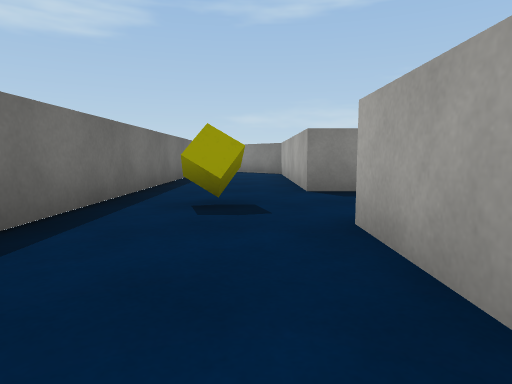
[1] (above)

23 first-person views from a walk through a scene from a Unity 3-D project. The camera is 0.55 m above the floor, tilts 6° down and sees 75° across. The floor is counted in squares, 1 m on a side. Each view is taken from the middle of a square. On the plan, view 1 faces up. The plan holds only what a view shows up to about 9 squares ahead; the rest is blank. Surface patterns are stand-ins for the level's own textures.

[2]
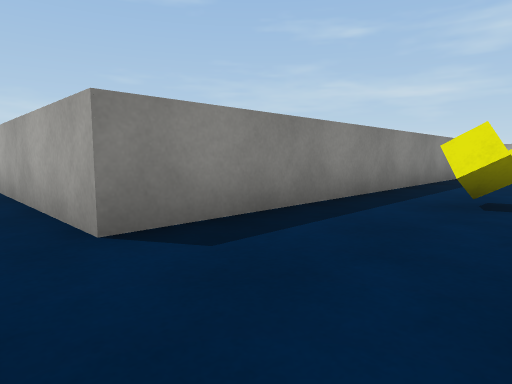

[3]
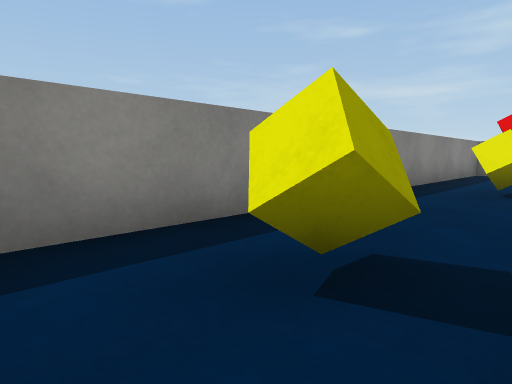

[4]
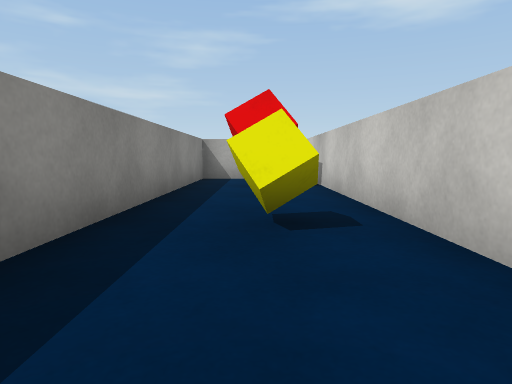

[5]
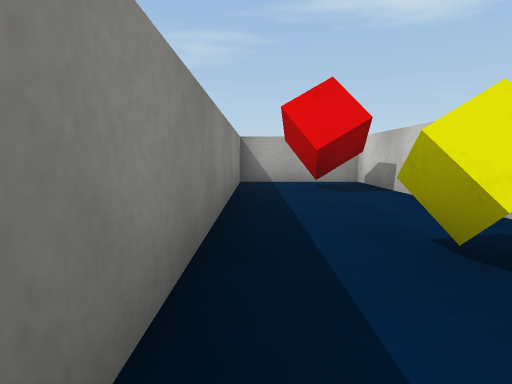

[6]
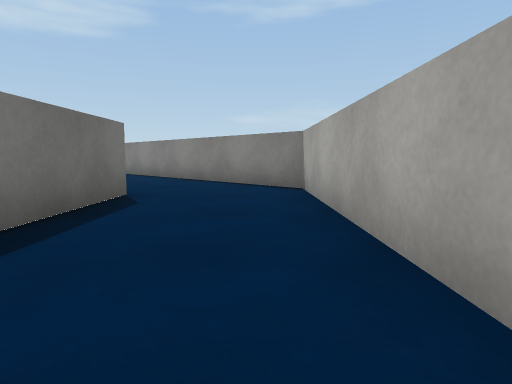

[7]
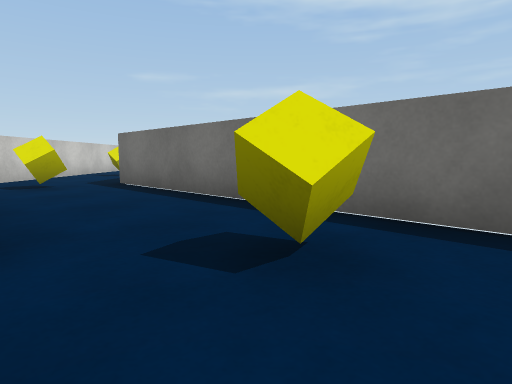

[8]
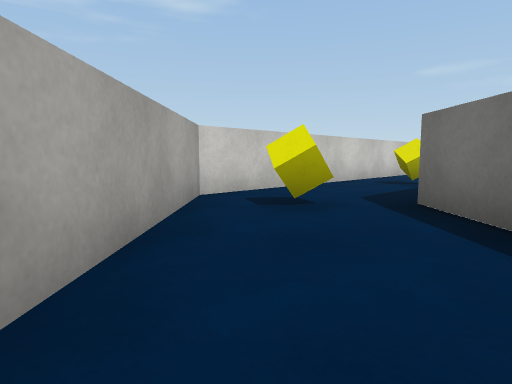

[9]
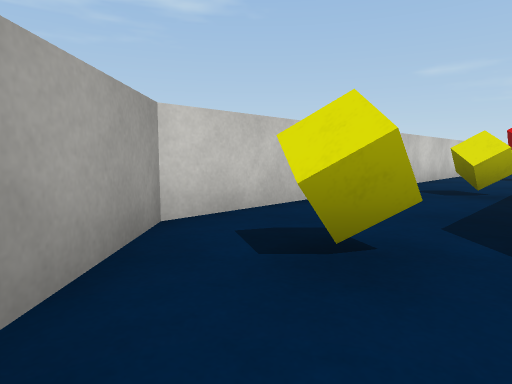

[10]
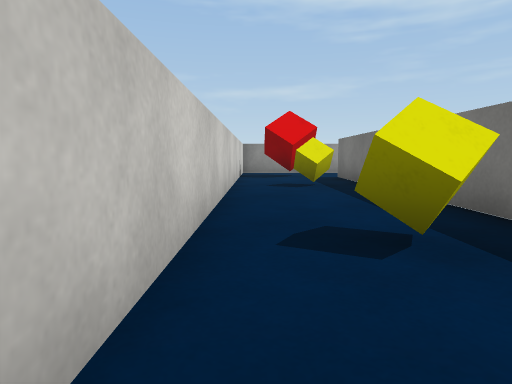

[11]
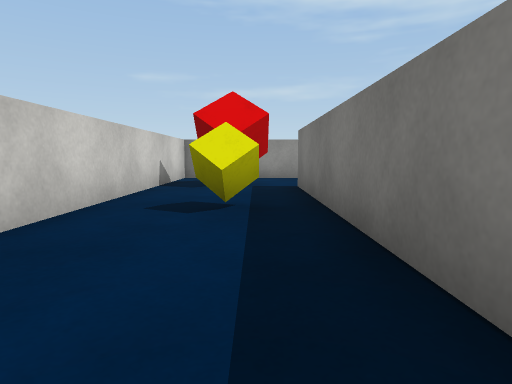

[12]
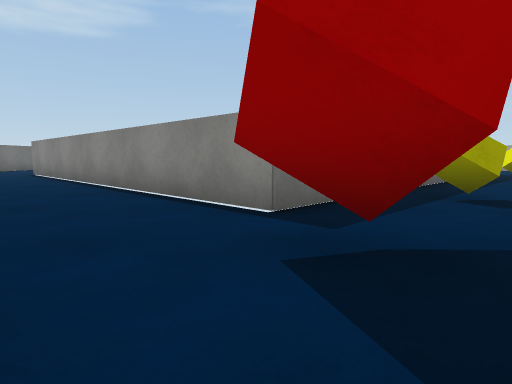

[13]
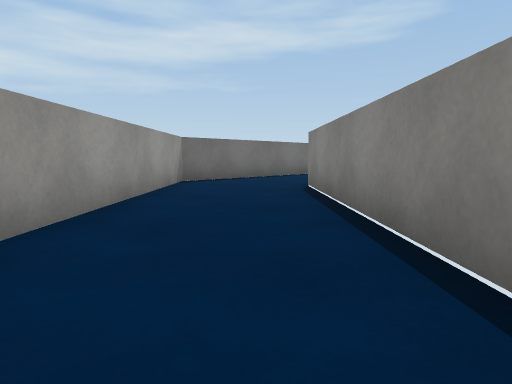

[14]
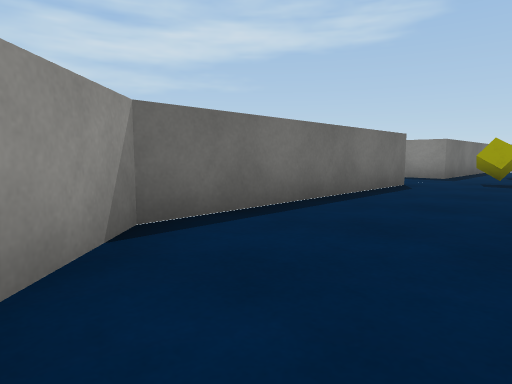

[15]
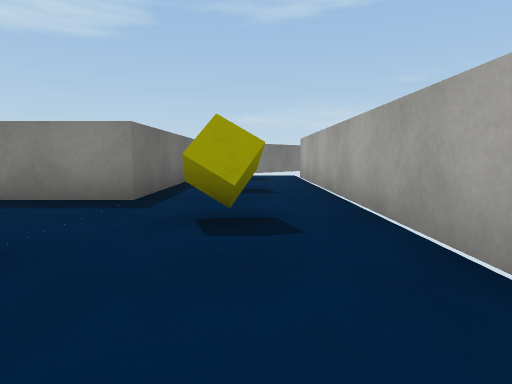

[16]
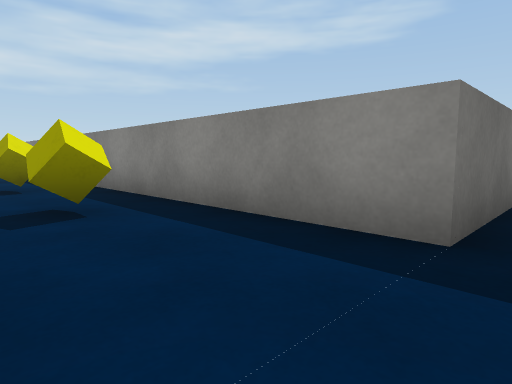

[17]
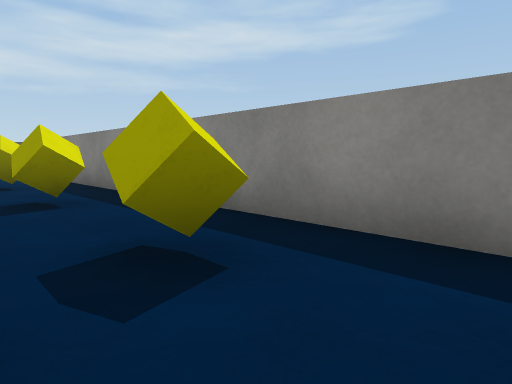

[18]
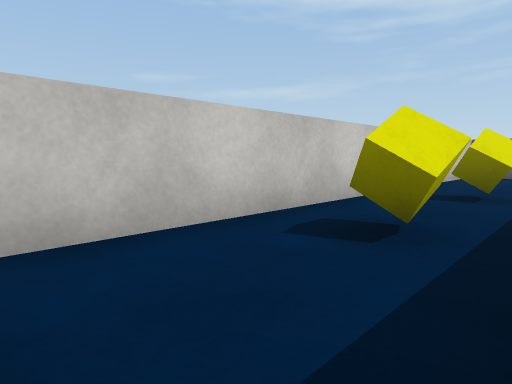

[19]
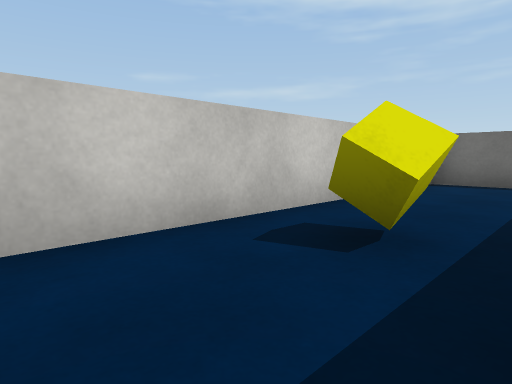

[20]
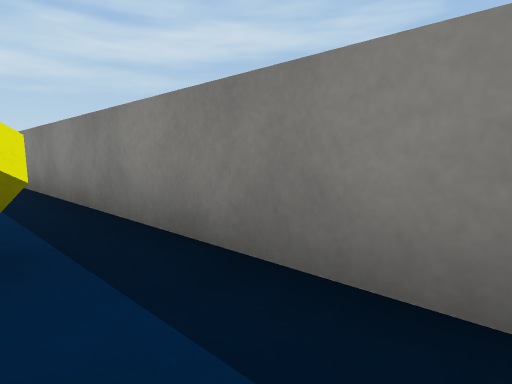

[21]
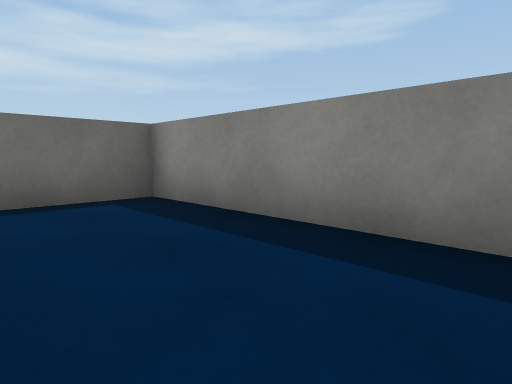

[22]
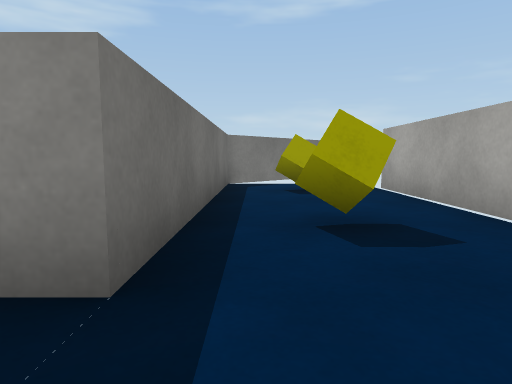

[23]
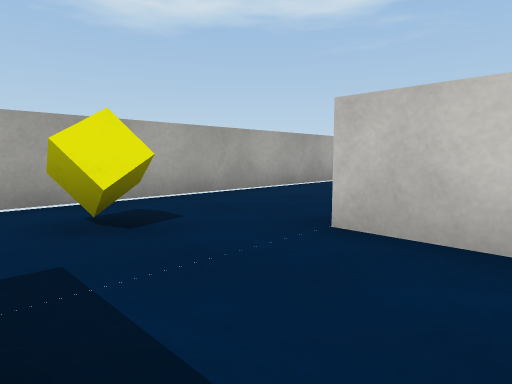

### Floor plan
Points are (right, up) in squares from view 1. A wall is a line through its corners. A room is listed if a view was taken in it or the views show most of it. See-through windows are left out.
Room 1 (views 1, 2, 3, 4, 5, 6, 7, 8, 9, 10, 11, 12, 13, 14, 15, 16, 17, 18, 19, 20, 21, 22, 23)
walls: (-1.8, 9.8) (-1.8, -1.9); (-4.5, -4.4) (-8.8, -8.8) (-15.8, -1.7) (-15.8, 9.8); (7.6, 2.7) (14.4, 2.7) (14.4, 5.3) (0.8, 5.3) (0.8, 10.9) (-2.5, 14.1); (-11, -10.3) (-10.2, -11.1); (-8.9, -12.6) (0.8, -2.8) (0.8, 2.8); (-17.5, 11.9) (-18.6, 10.8) (-18.6, 5.3) (-32.3, 5.3) (-32.3, 2.8); (-19.8, 2.7) (-18.6, 2.7) (-18.6, -2.8) (-14.7, -6.7); (-28.9, 2.7) (-22.2, 2.7); (-32, 2.7) (-30.5, 2.7)
objects: yellow cube (-27, 4); yellow cube (-24, 4); yellow cube (-22, 4); yellow cube (-17, 4); yellow cube (-17, 7); yellow cube (-17, 10); red cube (-9, -10) to (-8, -10); yellow cube (-6, -8); yellow cube (-3, -5); yellow cube (0, -2); yellow cube (0, 4); yellow cube (4, 4); yellow cube (9, 4); red cube (12, 4) to (13, 4)

Positions as (right, up) in squares from view 1, and headings:
1: (0, 0), facing up
2: (0, 3), facing up-right
3: (3, 3), facing up-right
4: (6, 4), facing right
5: (7, 5), facing right
6: (0, 5), facing up
7: (1, 5), facing down-left
8: (0, 2), facing down
9: (0, 0), facing down
10: (-1, -4), facing down-left
11: (-4, -5), facing down-left
12: (-9, -12), facing up
13: (-12, -7), facing up-left
14: (-16, -4), facing up-left
15: (-17, 1), facing up
16: (-18, 3), facing up-left
17: (-20, 3), facing up-left
18: (-22, 5), facing down-left
19: (-25, 5), facing down-left
20: (-25, 4), facing up-left
21: (-28, 3), facing up-left
22: (-18, 4), facing up
23: (-20, 5), facing down-right
